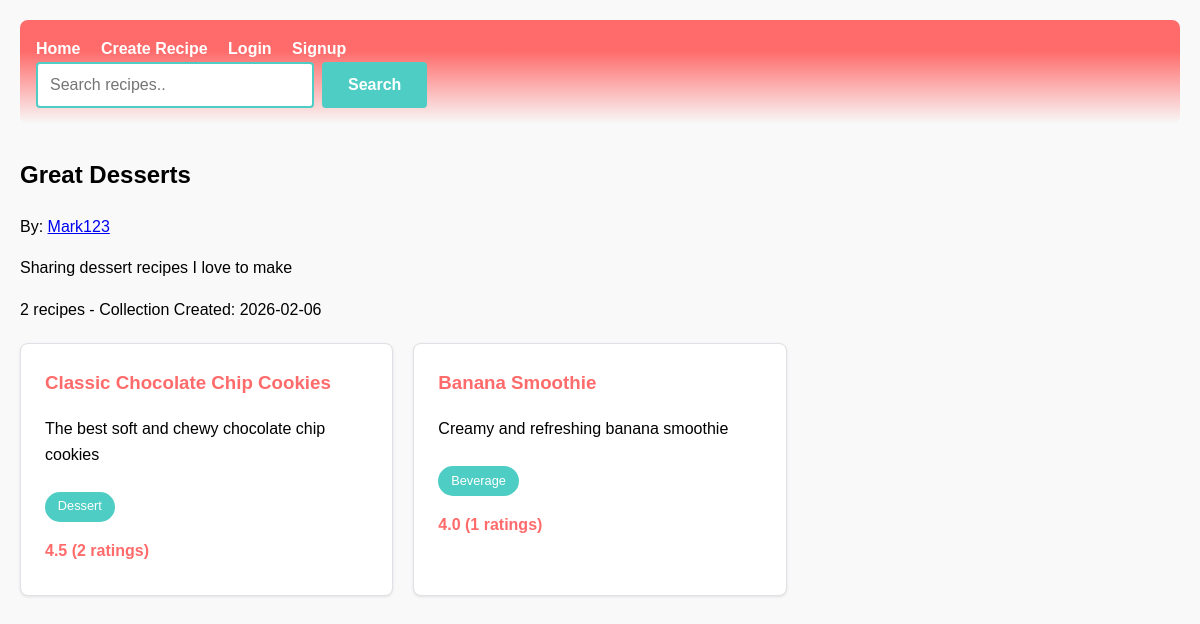
The app's page /collection/1 with its own data.
### tables this page shows
CREATE TABLE collection (
    collection_id INTEGER PRIMARY KEY AUTOINCREMENT,
    user_id INTEGER,
    name VARCHAR NOT NULL,
    description VARCHAR,
    created TIMESTAMP DEFAULT CURRENT_TIMESTAMP,
    FOREIGN KEY (user_id) REFERENCES user(user_id)
);

CREATE TABLE user (
    user_id INTEGER PRIMARY KEY AUTOINCREMENT,
    username VARCHAR(30) UNIQUE NOT NULL,
    email VARCHAR(60) UNIQUE NOT NULL,
    hashed_password VARCHAR(60) NOT NULL,
    type CHAR NOT NULL
);

CREATE TABLE recipe (
    recipe_id INTEGER PRIMARY KEY AUTOINCREMENT,
    user_id INTEGER,
    title VARCHAR NOT NULL,
    ingredients VARCHAR NOT NULL,
    instructions VARCHAR NOT NULL,
    description VARCHAR,
    category CHAR,
    created TIMESTAMP DEFAULT CURRENT_TIMESTAMP,
    FOREIGN KEY (user_id) REFERENCES user(user_id)
);

### routes/collections.py (the view)
@collections_blueprint.route('/collection/<int:collection_id>')
def view_collection(collection_id):
    connection = db_connection()
    collection = connection.execute('''SELECT c.*, u.username
                                    FROM collection c
                                    JOIN USER u ON c.user_id = u.user_id
                                    WHERE c.collection_id = ?''', (collection_id,)).fetchone()
    if not collection:
        flash('Collection not found', 'error')
        connection.close()
        return redirect(url_for('recipes.index'))
    recipes = connection.execute('''SELECT r.*, u.username
                                    FROM recipe r
                                    JOIN recipe_collection rc ON r.recipe_id = rc.recipe_id
                                    JOIN user u ON r.user_id = u.user_id
                                    WHERE rc.collection_id = ?
                                    ORDER BY rc.added DESC''', (collection_id,)).fetchall()
    recipes_with_ratings = add_ratings(recipes)
    connection.close()
    return render_template('collection.html', collection=collection, recipes=recipes_with_ratings)

### helpers.py (called while the page is built)
def db_connection():
    connection = sqlite3.connect('database/recipes.db')
    connection.row_factory = sqlite3.Row
    return connection

def rating_average(recipe_id):
    connection = db_connection()
    result = connection.execute('''
        SELECT AVG(value) as rating_ave, COUNT(*) as rating_count
        FROM rating
        WHERE recipe_id = ?
                                ''', (recipe_id,)).fetchone()
    connection.close()
    if result['rating_ave']:
        return round(result['rating_ave'], 1), result['rating_count']
    return 0, 0

def add_ratings(recipes):
    recipes_and_ratings = []
    for r in recipes:
        rating_ave, rating_count = rating_average(r['recipe_id'])
        r_dict = dict(r)
        r_dict['rating_ave'] = rating_ave
        r_dict['rating_count'] = rating_count
        recipes_and_ratings.append(r_dict)
    return recipes_and_ratings

### templates/collection.html (shortened to what this page needs)
{% extends "base.html" %}
{% block content %}
<div class="collection-view">
    <div class="collection-header">
        <h2>{{collection.name}}</h2>
        <p>By: <a href="{{url_for('recipes.profile', username=collection.username)}}">{{collection.username}}</a></p>
        <p>{{collection.description}}</p>
        <div class="meta">
            <span>{{recipes|length}} recipes -</span>
            <span>Collection Created: {{collection.created[:10]}}</span>
        </div>
    </div>
    {%if recipes%}
        <div class="recipe-grid">
            {%for recipe in recipes%}
            <div class="card">
                <h3><a href="{{url_for('recipes.recipe', recipe_id=recipe.recipe_id)}}">{{recipe.title}}</a></h3>
                <p>{{recipe.description}}</p>
                <span class="category">{{recipe.category}}</span>
                <div class="rating">
                    {{recipe.rating_ave}} ({{recipe.rating_count}} ratings)
                </div>
            </div>
            {%endfor%}
        </div>
    {%else%}
        <div class="no-recipes">
            <p>Collection is empty</p>
        </div>
    {%endif%}
</div>
{% endblock %}

### static/css/style.css (style rules this page uses)
body { font-family: Arial, sans-serif; max-width: 1200px; margin: 0 auto; padding: 20px; background-color: #f9f9f9; line-height: 1.6; }
.grid, .recipe-grid { display: grid; grid-template-columns: repeat(auto-fill, minmax(300px, 1fr)); gap: 20px; margin: 20px 0; }
.card { background: #f8f9fa; border: 1px solid #dee2e6; border-radius: 8px; padding: 1.5rem; box-shadow: 0 1px 3px rgba(0,0,0,0.1); transition: transform 0.2s, box-shadow 0.2s; }
.card h3, .card h4 { margin-top: 0; color: #333; }
.card a { color: #ff6b6b; text-decoration: none; }
.category { background-color: #4ecdc4; color: white; padding: 0.3rem 0.8rem; border-radius: 20px; font-size: 0.8rem; display: inline-block; margin: 0.5rem 0; }
.rating { color: #ff6b6b; font-weight: bold; margin: 0.5rem 0; }
.collection-view .card { position: relative; background: white; border: 1px solid #dee2e6; border-radius: 8px; padding: 1.5rem; margin-bottom: 1rem; }

### records on screen
collection: name "Great Desserts", description "Sharing dessert recipes I love to make", created "2026-02-06"
user: username "Mark123"
recipe: title "Classic Chocolate Chip Cookies", description "The best soft and chewy chocolate chip cookies", category "Dessert", rating_ave "4.5", rating_count "2"
recipe: title "Banana Smoothie", description "Creamy and refreshing banana smoothie", category "Beverage", rating_ave "4.0", rating_count "1"

### other values on screen
{{ recipes|length }} "2"
